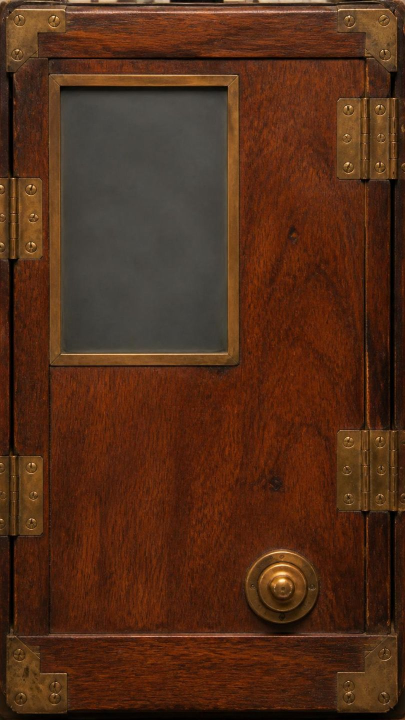
#> input picture APP CARAVANA EGITO/referencias/cameras/campo-corpo-armario.jpg, 810 x 1440 px (shown at 1/2 size)
$ python camera-burton.py
#> lines starting #> are read from the running program, lines starting #| are printed output that depends on the picture; after the words box and inside, x2 and y2 are one past the last pixel; in counts of white or black regions, pixels touching at a corner belong together
# Corpo da câmera "Burton 1922": a traseira de uma câmera de campo de placa de vidro, como a de Harry Burton na tumba de Tutankhamon.
# Vista de frente: moldura de mogno com cantoneiras de latão, vidro fosco grande (o visor), molas de latão segurando o vidro,
# o pano preto de focar caído por cima e a pera de borracha do obturador embaixo (o botão de foto).
# Madeira, cantoneiras e parafusos são recortes da foto real antiga (referencias/cameras/campo-corpo-armario.jpg).
# Gera app/img/cameras/campo-corpo.jpg (810x1440).
import pathlib, numpy as np
from PIL import Image, ImageDraw, ImageFilter, ImageChops

R = pathlib.Path(__file__).resolve().parents[2]
SRC = Image.open(R / "referencias/cameras/campo-corpo-armario.jpg").convert("RGB")
#> SRC is the input picture: PIL image 810x1440 RGB; mean R, G, B 82.9, 45.4, 24.8
W, H = 810, 1440
rng = np.random.default_rng(1922)
VX0, VY0, VX1, VY1 = 100, 150, 710, 1075  # vidro fosco (o visor)

def madeira(w, h, giro=False):
    # tábua de mogno a partir do painel liso da foto real; giro=True deixa o veio na horizontal
#> called with w = 810, h = 1440, giro = False
    pan = SRC.crop((112, 745, 660, 1075))  # sem o botão de latão (que fica mais embaixo na foto)
    if giro: pan = pan.rotate(90, expand=True)
    pw, ph = pan.size; out = Image.new("RGB", (w, h))
#> after `pw, ph = pan.size`: pw = 548; ph = 330
#> after `out = Image.new('RGB', (w, h))`: out: PIL image 810x1440 RGB; every value is 0
    for y in range(0, h, ph):
        for x in range(0, w, pw):
            t = pan if (x // pw + y // ph) % 2 == 0 else pan.transpose(Image.FLIP_TOP_BOTTOM if not giro else Image.FLIP_LEFT_RIGHT)
            out.paste(t, (x, y))
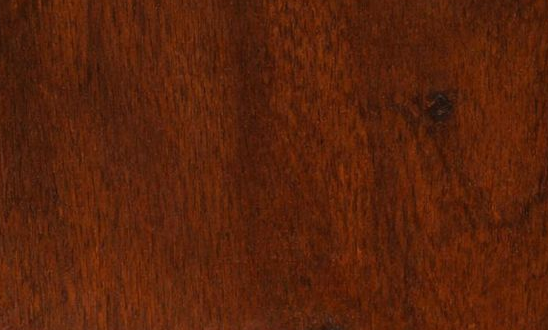
#> t: PIL image 548x330 RGB; mean R, G, B 88.7, 34.4, 10.7
    return out

img = madeira(W, H)
top = madeira(W, VY0 + 40, True); img.paste(top, (0, 0))
#> call 2 of madeira, with w = 810, h = 190, giro = True
#> in madeira (call 2), `out = Image.new('RGB', (w, h))`: out: PIL image 810x190 RGB; every value is 0
#> after the loop in madeira (call 2), `for y in range(0, h, ph):`:
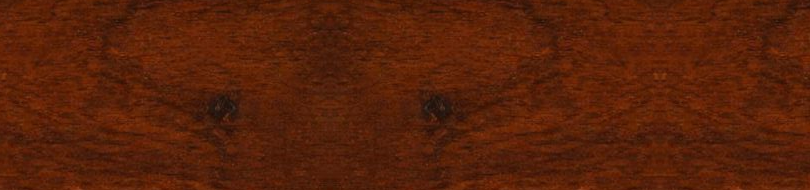
#> out: PIL image 810x190 RGB; mean R, G, B 88.2, 33.2, 9.2
base = madeira(W, H - VY1 + 40, True).transpose(Image.FLIP_TOP_BOTTOM); img.paste(base, (0, VY1 - 40))
#> call 3 of madeira, with w = 810, h = 405, giro = True
#> in madeira (call 3), `out = Image.new('RGB', (w, h))`: out: PIL image 810x405 RGB; every value is 0
#> after the loop in madeira (call 3), `for y in range(0, h, ph):`:
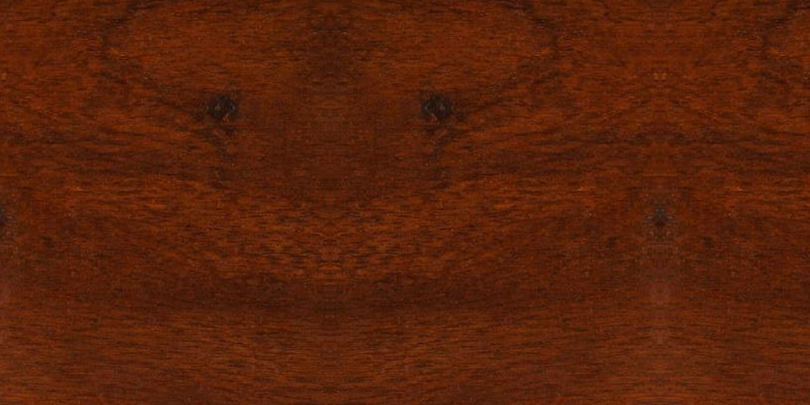
#> out: PIL image 810x405 RGB; mean R, G, B 89.1, 34, 10.1

a = np.asarray(img).astype(np.float32)
yy, xx = np.mgrid[0:H, 0:W].astype(np.float32)
# chanfro das réguas: luz de cima/esquerda, sombra de baixo/direita, e as emendas em meia-esquadria
def faixa(d, larg): return np.clip(1 - d / larg, 0, 1)
luz = np.zeros((H, W), np.float32)
# borda interna da moldura (descendo para o vidro): o chanfro
dl, dr, dt, db = xx - VX0, VX1 - xx, yy - VY0, VY1 - yy
dentro = (dl > 0) & (dr > 0) & (dt > 0) & (db > 0)
fora = ~dentro
ch = 26
luz += np.where(fora & (xx > VX1 - 1) & (xx < VX1 + ch) & (yy > VY0 - ch) & (yy < VY1 + ch), .32 * faixa(xx - VX1, ch), 0)  # chanfro direito pega luz
luz -= np.where(fora & (xx < VX0 + 1) & (xx > VX0 - ch) & (yy > VY0 - ch) & (yy < VY1 + ch), .42 * faixa(VX0 - xx, ch), 0)
luz -= np.where(fora & (yy < VY0 + 1) & (yy > VY0 - ch) & (xx > VX0 - ch) & (xx < VX1 + ch), .5 * faixa(VY0 - yy, ch), 0)
luz += np.where(fora & (yy > VY1 - 1) & (yy < VY1 + ch) & (xx > VX0 - ch) & (xx < VX1 + ch), .22 * faixa(yy - VY1, ch), 0)
# borda externa: arredondada
for d, s in ((xx, .35), (W - 1 - xx, -.45), (yy, .2), (H - 1 - yy, -.5)): luz += s * faixa(d, 18) ** 2
a *= (1 + luz)[..., None]
# emendas: linhas escuras finas de meia-esquadria nos 4 cantos do vidro e nos cantos de fora
lin = Image.new("L", (W, H), 0); d = ImageDraw.Draw(lin)
#> after `lin = Image.new('L', (W, H), 0)`: lin: PIL image 810x1440 L; every value is 0
for (x0, y0, sx, sy) in ((VX0, VY0, -1, -1), (VX1, VY0, 1, -1), (VX0, VY1, -1, 1), (VX1, VY1, 1, 1)):
    ex = 0 if sx < 0 else W; ey = 0 if sy < 0 else H; k = min(abs(ex - x0), abs(ey - y0))
    d.line([(x0, y0), (x0 + sx * k, y0 + sy * k)], fill=170, width=2)
d.line([(0, VY0 - 40), (W, VY0 - 40)], fill=60, width=1)
lin = np.asarray(lin.filter(ImageFilter.GaussianBlur(.8))).astype(np.float32) / 255
#> lin: shape (1440, 810) float32
a *= (1 - .55 * lin)[..., None]

# vidro fosco: cinza esverdeado, granulado, com as linhas gravadas
g = rng.normal(0, 1, (H, W)).astype(np.float32)
g = np.asarray(Image.fromarray(((g * 18) + 128).clip(0, 255).astype(np.uint8)).filter(ImageFilter.GaussianBlur(.7))).astype(np.float32) - 128
cx, cy = (VX0 + VX1) / 2, (VY0 + VY1) / 2
rad = np.sqrt(((xx - cx) / (VX1 - VX0)) ** 2 + ((yy - cy) / (VY1 - VY0)) ** 2)
vid = np.stack([62 + g * .5, 66 + g * .5, 62 + g * .5], -1) * (1.15 - .9 * rad)[..., None]
a = np.where(dentro[..., None], vid, a)
# sombra que a moldura joga no vidro
som = np.minimum.reduce([dl, dr, dt * .8, db * 1.4])
a *= np.where(dentro, 1 - .55 * np.clip(1 - som / 22, 0, 1), 1)[..., None]
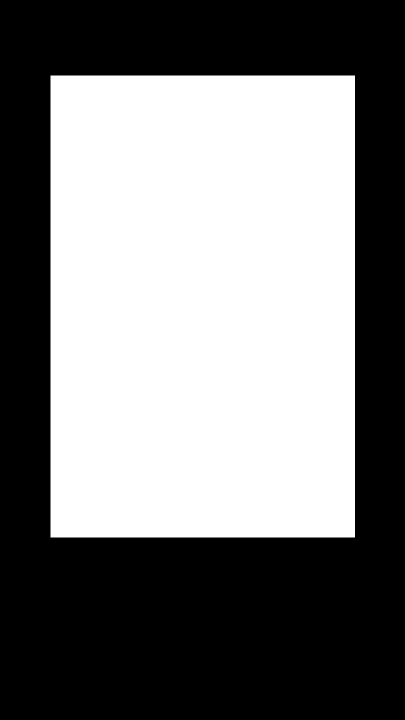
#> dentro: shape (1440, 810) bool (shown at 1/2 size); 48.2% white; 1 white region, box (x1, y1, x2, y2) and area: (101, 151, 710, 1075) 562716
img = Image.fromarray(a.clip(0, 255).astype(np.uint8))

dr_ = ImageDraw.Draw(img, "RGBA")
# grade gravada no vidro (terços) e cruz do centro
for k in (1, 2):
    x = VX0 + (VX1 - VX0) * k / 3; y = VY0 + (VY1 - VY0) * k / 3
    dr_.line([(x, VY0 + 6), (x, VY1 - 6)], fill=(200, 200, 190, 38), width=1)
    dr_.line([(VX0 + 6, y), (VX1 - 6, y)], fill=(200, 200, 190, 38), width=1)
dr_.line([(cx - 14, cy), (cx + 14, cy)], fill=(220, 220, 210, 60)); dr_.line([(cx, cy - 14), (cx, cy + 14)], fill=(220, 220, 210, 60))

def latao(w, h):
    # tira de latão escovado: recorte do friso de latão da foto real
    t = SRC.crop((104, 152, 470, 166)).resize((max(w, 1), max(h, 1)), Image.LANCZOS) if w > h else SRC.crop((100, 160, 116, 720)).resize((max(w, 1), max(h, 1)), Image.LANCZOS)
    return t
parafuso = SRC.crop((24, 28, 50, 54))  # cabeça de parafuso de latão (foto)
masc_p = Image.new("L", (26, 26), 0); ImageDraw.Draw(masc_p).ellipse((1, 1, 25, 25), fill=255); masc_p = masc_p.filter(ImageFilter.GaussianBlur(.6))
#> after `masc_p = Image.new('L', (26, 26), 0)`: masc_p: PIL image 26x26 L; every value is 0
#> after `ImageDraw.Draw(masc_p).ellipse((1, 1, 25, 25), fill=255)`: masc_p: PIL image 26x26 L; 72.3% white; 2 black regions, box (x1, y1, x2, y2) and area: (0, 0, 26, 26) 153, (17, 17, 26, 26) 34
def poe_parafuso(x, y, s=1.0):
    p = parafuso.resize((int(26 * s), int(26 * s)), Image.LANCZOS); m = masc_p.resize(p.size, Image.LANCZOS)
    img.paste(p, (int(x - p.width / 2), int(y - p.height / 2)), m)

def sombra(caixa, raio=8, alfa=150, desl=(5, 7), forma="ret"):
    m = Image.new("L", (W, H), 0); dm = ImageDraw.Draw(m)
    x0, y0, x1, y1 = caixa; x0 += desl[0]; x1 += desl[0]; y0 += desl[1]; y1 += desl[1]
    (dm.ellipse if forma == "eli" else dm.rectangle)((x0, y0, x1, y1), fill=alfa)
    m = m.filter(ImageFilter.GaussianBlur(raio))
    img.paste(Image.new("RGB", (W, H), (12, 6, 3)), (0, 0), m)

# molas de latão segurando o vidro (duas de cada lado), parafusadas na moldura
for y in (330, 880):
    for lado in (-1, 1):
        x0 = VX0 - 46 if lado < 0 else VX1 - 18
        sombra((x0, y - 20, x0 + 64, y + 20), 5, 160, (4, 6))
        tira = latao(64, 40)
        ta = np.asarray(tira).astype(np.float32)
        perfil = np.linspace(-1, 1, 40)[:, None]
        ta *= (1.12 - .38 * perfil ** 2 - .12 * perfil)[..., None]  # curvatura da mola
        tira = Image.fromarray(ta.clip(0, 255).astype(np.uint8))
        mm = Image.new("L", (64, 40), 0); ImageDraw.Draw(mm).rounded_rectangle((0, 0, 63, 39), 10, fill=255)
        img.paste(tira, (x0, y - 20), mm)
        poe_parafuso(x0 + (16 if lado < 0 else 48), y, .8)
#> mm: PIL image 64x40 L; 96.4% white; 4 black regions, box (x1, y1, x2, y2) and area: (0, 0, 7, 7) 23, (57, 0, 64, 7) 23, (0, 33, 7, 40) 23, (57, 33, 64, 40) 23

# cantoneiras de latão em L nos 4 cantos (latão maciço da dobradiça da foto real), com parafusos
latao_dob = SRC.crop((684, 200, 724, 352))
def cantoneira(fx, fy):
    L, e = 120, 34
    t = latao_dob.resize((L, L), Image.LANCZOS)
    ta = np.asarray(t).astype(np.float32); g_ = np.linspace(1.12, .82, L)
    ta *= (g_[:, None] * g_[None, :] ** .5)[..., None] * 1.05
    t = Image.fromarray(ta.clip(0, 255).astype(np.uint8))
    m = Image.new("L", (L, L), 0); dm = ImageDraw.Draw(m)
    dm.rounded_rectangle((0, 0, L - 1, e), 6, fill=255); dm.rounded_rectangle((0, 0, e, L - 1), 6, fill=255)
    m = m.filter(ImageFilter.GaussianBlur(.7))
    if fx: t, m = t.transpose(Image.FLIP_LEFT_RIGHT), m.transpose(Image.FLIP_LEFT_RIGHT)
    if fy: t, m = t.transpose(Image.FLIP_TOP_BOTTOM), m.transpose(Image.FLIP_TOP_BOTTOM)
    px, py = (W - L - 6 if fx else 6), (H - L - 6 if fy else 6)
    sm = Image.new("L", (W, H), 0); sm.paste(m, (px + 4, py + 5)); sm = sm.filter(ImageFilter.GaussianBlur(4))
    img.paste(Image.new("RGB", (W, H), (12, 6, 3)), (0, 0), sm.point(lambda v: v * .7))
    img.paste(t, (px, py), m)
    for (u, v) in ((17, 17), (17, 75), (75, 17)):
        poe_parafuso(px + (L - u if fx else u), py + (L - v if fy else v), .62)
for fx in (0, 1):
    for fy in (0, 1): cantoneira(fx, fy)

# (sem plaqueta gravada: os controles de tom, Cinematic e Foto/Filme ocupam o canto de baixo à esquerda)
# pera de borracha do obturador, com o tubo subindo para a lente (que fica do outro lado)
BX, BY, BR = int(.70 * W), int(.865 * H), 70
S4 = 3
cam = Image.new("RGBA", (W * S4, H * S4), (0, 0, 0, 0)); dc = ImageDraw.Draw(cam)
#> after `cam = Image.new('RGBA', (W * S4, H * S4), (0, 0, 0, 0))`: cam: PIL image 2430x4320 RGBA; every value is 0
pts = []
for t in np.linspace(0, 1, 60):
    p0, p1, p2, p3 = np.array([BX + 8, BY - BR + 6]), np.array([BX + 20, BY - 190]), np.array([W - 30, BY - 120]), np.array([W + 20, BY - 300])
    pts.append(tuple(((1 - t) ** 3 * p0 + 3 * (1 - t) ** 2 * t * p1 + 3 * (1 - t) * t ** 2 * p2 + t ** 3 * p3) * S4))
sombra((BX - BR, BY - BR + 20, BX + BR + 40, BY + BR + 10), 14, 190, (12, 14), "eli")
for larg, cor in ((15, (14, 8, 6, 255)), (11, (44, 26, 20, 255)), (5, (82, 52, 40, 255)), (2, (130, 92, 74, 200))):
    dc.line([(x - (15 - larg) * .25 * S4, y - (15 - larg) * .25 * S4) for x, y in pts], fill=cor, width=larg * S4, joint="curve")
# gargalo
dc.rounded_rectangle(((BX - 14) * S4, (BY - BR - 16) * S4, (BX + 22) * S4, (BY - BR + 22) * S4), 10 * S4, fill=(40, 22, 16, 255))
cam = cam.resize((W, H), Image.LANCZOS); img.paste(cam, (0, 0), cam)
# a pera: borracha vermelho-escura envelhecida, com brilho e granulado
by0 = BY - BR; ry = int(BR * 1.08)
pe = np.zeros((2 * ry, 2 * BR + 1, 4), np.float32)
py_, px_ = np.mgrid[-ry:ry, -BR:BR + 1].astype(np.float32)
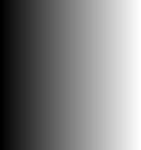
#> px_: shape (150, 141) float32; min -70, max 70, mean 0; drawn with min black and max white
r = np.sqrt((px_ / BR) ** 2 + (py_ / ry) ** 2)
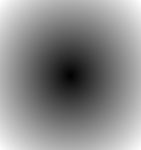
#> r: shape (150, 141) float32; min 0, max 1.41, mean 0.768; drawn with min black and max white
nz = np.sqrt(np.clip(1 - r ** 2, 0, 1)); nx, ny = px_ / BR, py_ / ry
#> after `nz = np.sqrt(np.clip(1 - r ** 2, 0, 1))`:
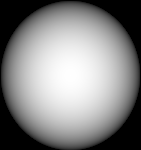
#> nz: shape (150, 141) float32; min 0, max 1, mean 0.52
lam = np.clip(-.55 * nx - .6 * ny + .6 * nz, 0, 1)
spec = np.clip(-.45 * nx - .55 * ny + .7 * nz, 0, 1) ** 28
base_c = np.array([92, 34, 22], np.float32)
#> base_c = [92, 34, 22]
gr = rng.normal(0, 1, r.shape).astype(np.float32) * 5
col = base_c * (.22 + .95 * lam)[..., None] + gr[..., None] + (spec * 120)[..., None]
col += (np.clip(.15 + .1 * nx, 0, 1) * 18)[..., None] * (r > .8)[..., None]  # luz rebatida na borda
pe[..., :3] = col; pe[..., 3] = np.clip((1 - r) * BR * 1.2, 0, 1) * 255
pera = Image.fromarray(pe.clip(0, 255).astype(np.uint8), "RGBA")
img.paste(pera, (BX - BR, BY - ry + 6), pera)
# aro de latão no gargalo
dr_ = ImageDraw.Draw(img, "RGBA")
dr_.rounded_rectangle((BX - 17, by0 - 22, BX + 25, by0 - 6), 5, fill=(150, 112, 52, 255), outline=(70, 48, 20, 255))
dr_.line([(BX - 13, by0 - 18), (BX + 21, by0 - 18)], fill=(232, 200, 130, 160), width=2)

# pano preto de focar, caído por cima da câmera: veludo com dobras fundas e brilho nas cristas
fx = np.arange(W, dtype=np.float32)
#> fx = 810 values from 0 to 809
ond = np.sin(fx / 38 + .4) * .55 + np.sin(fx / 17 + 1.3) * .22 + np.sin(fx / 97 + 2.1) * .7 + np.sin(fx / 7.3) * .06
borda = 142 + 26 * ond + 14 * np.abs(np.sin(fx / 55 + .9))
borda[:60] -= np.linspace(60, 0, 60) ** 1.2 * .9; borda[-60:] -= np.linspace(0, 70, 60) ** 1.1 * .8
cl = int(borda.max()) + 30
#> cl = 220
yv = np.arange(cl, dtype=np.float32)[:, None]
#> yv = 220 values from 0 to 219
# as dobras vão abrindo de cima para baixo: perto do topo o pano está mais liso
prof = np.clip(yv / borda[None, :], 0, 1)
dob = ond[None, :] * (.35 + .65 * prof)
incl = np.gradient(ond)[None, :] * (.35 + .65 * prof)
den = rng.normal(0, 1, (cl, W)).astype(np.float32)
den = np.asarray(Image.fromarray((den * 30 + 128).clip(0, 255).astype(np.uint8)).filter(ImageFilter.GaussianBlur(.5))).astype(np.float32) - 128
lumv = 9 + 24 * np.clip(dob * .7 + .55, 0, 1.3) + 170 * np.clip(-incl, 0, .09) - 120 * np.clip(incl, 0, .06)
crista = np.exp(-((dob - .62) / .14) ** 2) * 9  # brilho do veludo nas cristas
lumv = lumv + crista + den * .1
lumv *= np.clip(1.05 - (np.maximum(borda[None, :] - yv, 0) < 10) * .25, .6, 1.1)  # bainha mais escura
alfa = np.clip((borda[None, :] - yv) * 1.2, 0, 1)
pano = np.stack([lumv * 1.03, lumv * .98, lumv * .92, alfa * 255], -1)
pano = Image.fromarray(pano.clip(0, 255).astype(np.uint8), "RGBA")
som_p = Image.fromarray((np.clip((borda[None, :] + 22 - yv) / 22, 0, 1) * 200).astype(np.uint8)).filter(ImageFilter.GaussianBlur(10))
img.paste(Image.new("RGB", som_p.size, (6, 4, 2)), (0, 8), som_p)
img.paste(pano, (0, 0), pano)

# luz da cena: vinda de cima à esquerda, cantos mais escuros, grão leve
a = np.asarray(img).astype(np.float32)
v = np.sqrt(((xx - W * .4) / W) ** 2 + ((yy - H * .35) / H) ** 2)
a *= (1.08 - .62 * v ** 1.6)[..., None]
a += rng.normal(0, 3.2, a.shape[:2])[..., None]
img = Image.fromarray(a.clip(0, 255).astype(np.uint8))
img.save(R / "app/img/cameras/campo-corpo.jpg", quality=88)
print("campo-corpo.jpg", img.size, "visor", [round(VX0 / W, 4), round(VY0 / H, 4), round(VX1 / W, 4), round(VY1 / H, 4)], "botão", [.70, .865])
#| campo-corpo.jpg (810, 1440) visor [0.1235, 0.1042, 0.8765, 0.7465] botão [0.7, 0.865]
